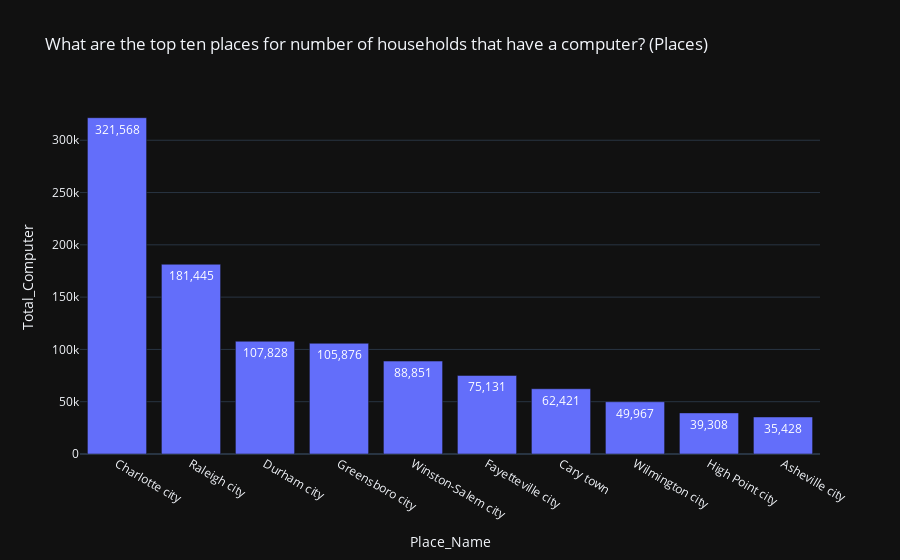

Notebook cell for this chart:
### Code cell
fig = px.bar(top_computer,
             x="Place_Name",
             y="Total_Computer",
             template="plotly_dark",
             title="What are the top ten places for number of households that have a computer? (Places)",
             text='Total_Computer'
             )
fig.update_traces(textposition="auto", texttemplate="%{text:,.0f}")
fig.show()

### Figure 1 — Plotly figure (JSON) as saved in the notebook; plotly's stock layout.template omitted (floating-point values rounded to 4 significant figures)
{"data": [{"alignmentgroup": "True", "hovertemplate": "Place_Name=%{x}<br>Total_Computer=%{text}<extra></extra>", "legendgroup": "", "marker": {"color": "#636efa", "pattern": {"shape": ""}}, "name": "", "offsetgroup": "", "orientation": "v", "showlegend": false, "text": [321600.0, 181400.0, 107800.0, 105900.0, 88850.0, 75130.0, 62420.0, 49970.0, 39310.0, 35430.0], "textposition": "auto", "x": ["Charlotte city", "Raleigh city", "Durham city", "Greensboro city", "Winston-Salem city", "Fayetteville city", "Cary town", "Wilmington city", "High Point city", "Asheville city"], "xaxis": "x", "y": [321568, 181445, 107828, 105876, 88851, 75131, 62421, 49967, 39308, 35428], "yaxis": "y", "type": "bar", "texttemplate": "%{text:,.0f}"}], "layout": {"xaxis": {"anchor": "y", "domain": [0.0, 1.0], "title": {"text": "Place_Name"}}, "yaxis": {"anchor": "x", "domain": [0.0, 1.0], "title": {"text": "Total_Computer"}}, "legend": {"tracegroupgap": 0}, "title": {"text": "What are the top ten places for number of households that have a computer? (Places)"}, "barmode": "relative"}}
